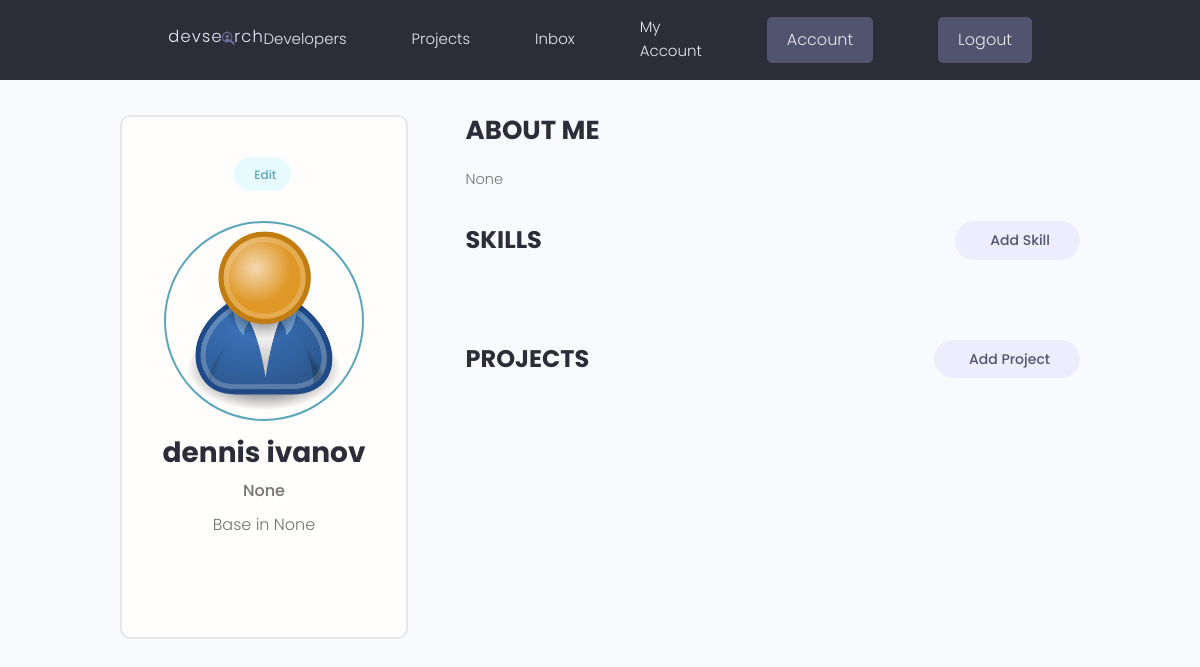
/account/ (signed in), run on the app's committed database.
### users/models.py (models this page shows, shortened)
class Profile(models.Model):
    user = models.OneToOneField(User, on_delete=models.CASCADE,null=True, blank=True)
    name = models.CharField(max_length=200, blank=True, null=True)
    email = models.EmailField(max_length=500, blank=True, null=True)
    username = models.CharField(max_length=200, blank=True, null=True)
    location = models.CharField(max_length=200, blank=True, null=True)
    short_intro = models.CharField(max_length=200, blank=True, null=True)
    bio = models.TextField(blank=True, null=True)
    profile_image = models.ImageField(null=True, blank=True, upload_to='profiles/', default="profiles/user-default.png")
    social_github = models.CharField(max_length=200, blank=True, null=True)
    social_twitter = models.CharField(max_length=200, blank=True, null=True)
    social_linkedin = models.CharField(max_length=200, blank=True, null=True)
    social_youtube = models.CharField(max_length=200, blank=True, null=True)
    social_website = models.CharField(max_length=200, blank=True, null=True)
    created = models.DateTimeField(auto_now_add=True)
    id = models.UUIDField(default=uuid.uuid4, unique=True, primary_key=True, editable=False)

### users/views.py (the view)
# urls.py: path('account/', views.userAccount, name="account"),
@login_required(login_url="login")
def userAccount(request):
    profile = request.user.profile
    skills = profile.skill_set.all()
    projects = profile.project_set.all()
    context = {'profile': profile, 'skills':skills, 'projects':projects}
    return render(request, 'users/account.html', context)

### users/templates/users/account.html (shortened to what this page needs)
{% extends 'main.html' %}
{% block content %}
<main class="settingsPage profile my-md">
  <div class="container">
    <div class="layout">
      <div class="column column--1of3">
        <div class="card text-center">
          <div class="card__body dev">
            <a class="tag tag--pill tag--main settings__btn" href="{% url 'edit-account' %}"> Edit</a>
            <img class="avatar avatar--xl dev__avatar" src="{{profile.profile_image.url}}" />
            <h2 class="dev__name">{{profile.name}}</h2>
            <p class="dev__title">{{profile.short_intro}}</p>
            <p class="dev__location">Base in  {{profile.location}}</p>
          </div>
        </div>
      </div>
      <div class="column column--2of3">
        <div class="devInfo">
          <h3 class="devInfo__title">About Me</h3>
          <p class="devInfo__about">{{profile.bio}}</p>
        </div>
        <div class="settings">
          <h3 class="settings__title">Skills</h3>
          <a class="tag tag--pill tag--sub settings__btn tag--lg" href="{% url 'create-skill' %}"> Add Skill</a>
        </div>
          <div class="settings">
            <h3 class="settings__title">Projects</h3>
            <a class="tag tag--pill tag--sub settings__btn tag--lg" href="{% url 'create-project' %}"> Add Project</a>
          </div>
          </div>
        </div>
      </div>
    </main>
    {% endblock content %}

### static/styles/app.css (style rules this page uses)
:root { --color-sub: #2d2d39; }
.card { border: 2px solid var(--color-light); }
img { width: 100%; }
.profile .card > .dev { padding: 4rem; }
.dev__avatar { display: block; margin: auto; }
.dev__name { color: var(--color-sub); font-size: 2.8rem; font-weight: 700; margin-top: 1rem; margin-bottom: 0.5rem; }
.dev__title { font-size: 1.6rem; font-weight: 500; line-height: 1.3; }
.dev__location { margin-top: 1rem; }
.devInfo { margin-bottom: 3rem; }
.devInfo__title, .devInfo__subtitle { font-size: 2.6rem; color: var(--color-sub); text-transform: uppercase; font-weight: 700; margin-bottom: 1.5rem; }
.devInfo__about, .devSkill__info { font-size: 1.45rem; line-height: 1.7; text-align: justify; }
.settingsPage .dev > .settings__btn { display: inline-block; margin-bottom: 3rem; }
.settings { display: flex; justify-content: space-between; align-items: center; }
.settings__title { font-size: 2.4rem; text-transform: uppercase; font-weight: 700; color: var(--color-sub); }

### static/uikit/styles/modules/_variables.css (style rules this page uses)
:root { --color-main: #5aa5b9; --color-main-light: #e6faff; --color-sub: #3f4156; --color-sub-light: #51546e; --color-sub-lighter: #ededfd; --color-text: #737373; --color-gray: #8b8b8b; --color-light: #e5e7eb; --color-light-gray: #767676; --color-bg: #f8fafd; --color-white: #fffefd; --color-white-light: #f3f3f3; --color-success: #359e64; --color-success-bg: #def8e8; --color-error: #fc4b0b; --color-error-bg: #fff2ee; --font-base: 'Poppins', arial, helvetica, 'Segoe UI', roboto, ubuntu, sans-serif; --font-monospace: 'Fira Code', 'Courier New', courier, monospace; --font-regular: 300; --font-medium: 500; --font-bold: 700; --generic-shadow: 1px 1px 5px #00000010; --generic-transition: all 0.3s ease-in-out; }

### static/uikit/styles/modules/_base.css (style rules this page uses)
* { margin: 0; padding: 0; box-sizing: border-box; text-rendering: optimizeLegibility; color: inherit; font-size: inherit; }
html { font-size: 50%; }
@media only screen and (min-width: 480px) { html { font-size: 56.25%; } }
@media only screen and (min-width: 1200px) { html { font-size: 62.5%; } }
body { line-height: 1.6; font-weight: 400; font-size: 1.5rem; color: var(--color-text); background-color: var(--color-bg); min-height: 100vh; }

### static/uikit/styles/modules/_typography.css (style rules this page uses)
* { font-family: var(--font-base); }
h2 { font-size: 3.6rem; font-weight: var(--font-bold); }
h3 { font-size: 3.2rem; font-weight: var(--font-medium); }
p, span, strong { font-size: 1.6rem; color: var(--color-text); font-weight: var(--font-regular); }
a { padding-bottom: 2px; text-decoration: none; display: inline-block; color: var(--color-main); font-weight: var(--font-medium); }

### static/uikit/styles/modules/_utilities.css (style rules this page uses)
.container { width: 92%; max-width: 165rem; margin: 0 auto; box-sizing: border-box; }
@media screen and (min-width: 1000px) { .container { width: 90%; } }
@media screen and (min-width: 1200px) { .container { width: 80%; } }
.text-center { text-align: center; }
.my-md { margin: 3rem auto; }

### static/uikit/styles/modules/_avatar.css (style rules this page uses)
.avatar { border-radius: 50%; border: 2px solid var(--color-main); object-fit: cover; }
.avatar--xl { height: 20rem; width: 20rem; }

### static/uikit/styles/modules/_card.css (style rules this page uses)
.card { border-radius: 1rem; background-color: var(--color-white); border: 1.5px solid var(--color-light); width: auto; height: auto; margin-top: 0.5rem; margin-bottom: 0.5rem; overflow: hidden; }
.card__body, .card__header { padding: 2rem 2.5rem; }

### static/uikit/styles/modules/_tag.css (style rules this page uses)
.tag { display: inline-flex; align-items: center; background-color: var(--color-sub); height: -webkit-fit-content; height: -moz-fit-content; height: fit-content; width: -webkit-fit-content; width: -moz-fit-content; width: fit-content; border-radius: 0.5rem; padding: 0.5rem 1.5rem; font-size: 1.2rem; cursor: pointer; }
.tag:not(:last-child) { margin-right: 0.25rem; margin-bottom: 0.75rem; }
.tag--pill { border-radius: 5rem; }
.tag--main, .tag--main > small { background: var(--color-main-light); color: var(--color-main); font-weight: 500; }
.tag--sub, .tag--sub > small { background: var(--color-sub-lighter); color: var(--color-sub-light); font-weight: 500; }
.tag--lg { padding: 0.8rem 3rem; font-size: 1.4rem; }

### static/uikit/styles/modules/_layout.css (style rules this page uses)
.layout { display: flex; flex-flow: row wrap; justify-content: space-between; }
.layout > .column { margin-bottom: 3rem; }
.layout > .column.column--1of3 { flex-basis: 30%; }
.layout > .column.column--2of3 { flex-basis: 64%; }

### data on the page
Profile: profile_image (placeholder picture), name "dennis ivanov", short_intro "None", location "None", bio "None"
